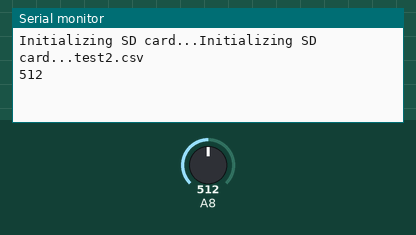
Simulated run of this sketch. Board: Arduino Mega 2560, built with avr-gcc and run on an emulated ATmega2560. Shown: the last lines printed to the serial monitor. The inputs (shaded band) are chosen by the test bench; at power-on: A8 = 512. Storage starts empty.

Above: at 1.2 s.
1.3 s: A8 set to 716
At 4.2 s:
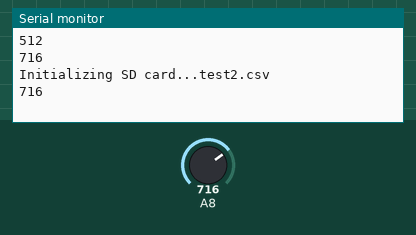
4.5 s: A8 set to 900
At 6.7 s:
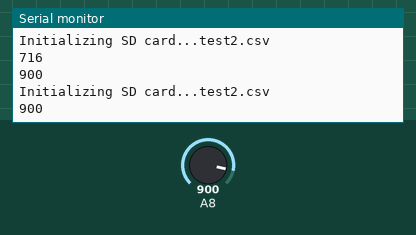
Timing chart, 0 to 8.2 s (numbered marks = the images above; inputs shaded):
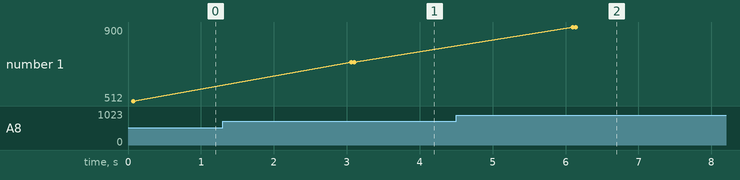

The sketch:

data_storage.ino
```cpp
 //by keith matthews
//backlog: relative time, code comments, clean code

#include <SPI.h>
#include <SD.h>
#include <Wire.h>

File myFile;

//******PARAMETERS*****
String fileName = "test2.csv";
int Delay = 3000; //delay between each set of measurements
int count = 100;   //data set size
int cDelay = 100; //delay inbetween each measurement


const int vPin = A3; //Pin being read
int Min, Max;
float USHeight;
float Ave; //Average

const int trigPin =22;                                            //Ultrasonic
const int echoPin = 23;


void setup() {
  Wire.begin();
  Serial.begin(9600);
  pinMode(vPin, INPUT);
  pinMode(trigPin, OUTPUT);
  pinMode(echoPin, INPUT);

  while (!Serial) {;}
  Serial.print("Initializing SD card...");
  while(!SD.begin(53)) {
    Serial.println("initialization failed!");
    delay(1000);
  }
  myFile = SD.open(fileName, FILE_WRITE);
  myFile.println("Absolute Time,Minimum,Average,Maximum");
  myFile.close();
}

void loop() {
  //getData();
  fileWrite();
  delay(Delay);
  //Serial.println(Ave);
  Serial.println(analogRead(A8));
}

int fileWrite(){
  while (!Serial) {;}
  Serial.print("Initializing SD card...");

  while(!SD.begin(53 )) { //normally 10 for uno
    Serial.println("initialization failed!");
    delay(1000);
  }

  myFile = SD.open(fileName, FILE_WRITE);

  if(myFile){
    Serial.println(fileName);

    myFile.print(millis()); //Alternative if RTC doesn't work

//    myFile.print(",");
//    myFile.print(Min);
//    myFile.print(",");
//    myFile.print(Ave);
//    myFile.print(",");
//    myFile.print(Max);
    myFile.print(",");
    myFile.println(analogRead(A8));

    Serial.println(analogRead(A8));
    myFile.close();
  }

  else{
    Serial.println("Failed to collect data");
  }
}

//int getData(){
//  Min = 1023;
//  Ave = 0;
//  Max = 0;
//  int dataSet[count];
//  for(int i=0; count>i; i++){
//    getUS();
//    dataSet[i] = USHeight;
//    Ave = Ave + dataSet[i];
//    if(dataSet[i] > Max){
//      Max = dataSet[i];
//    }
//    if(dataSet[i] < Min){
//      Min = dataSet[i];
//    }
//  }
//  Ave = Ave/count;
//}
//
//int getUS(){
//  float duration;
//  digitalWrite(trigPin, LOW);
//  delayMicroseconds(2);
//  digitalWrite(trigPin, HIGH);
//  delayMicroseconds(10);
//  digitalWrite(trigPin, LOW);
//  duration = pulseIn(echoPin, HIGH);
//  USHeight = (duration*.0343)/2;
//}
```

Measured:
- after the input at 1.3 s, the serial monitor: prints a new line after 1.8 s (image 1)
- after the input at 4.5 s, the serial monitor: prints a new line after 1.6 s (image 2)
- plotted number 1: 512 → 716 after the input at 1.3 s, 716 → 900 after the input at 4.5 s
